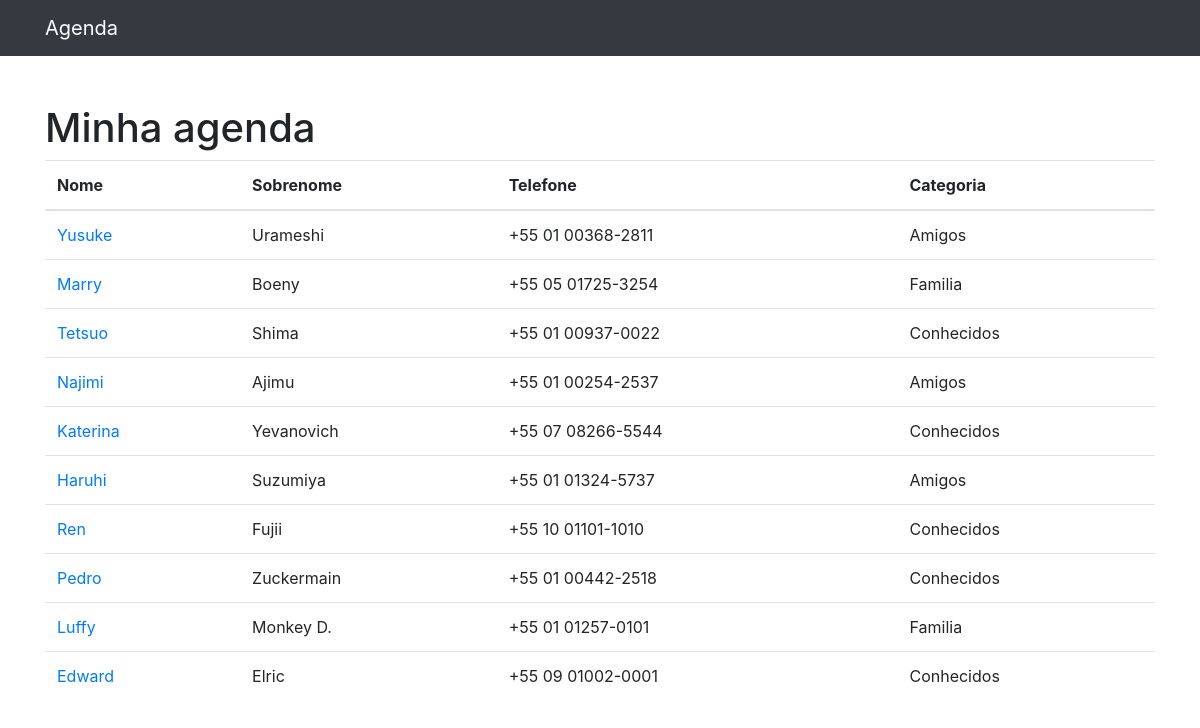
The page / on the database its author committed.
### contatos/models.py (models this page shows, shortened)
class Contato(models.Model):
    nome = models.CharField(max_length=255)
    sobrenome = models.CharField(max_length=255, blank=True)
    telefone = models.CharField(max_length=255)
    email = models.CharField(max_length=255, blank=True)
    data_criacao = models.DateTimeField(default=timezone.now)
    descricao = models.TextField(blank=True)
    categoria = models.ForeignKey(Categoria, on_delete=models.DO_NOTHING)
    mostrar = models.BooleanField(default=True)

class Categoria(models.Model):
    nome = models.CharField(max_length=255)
    def __str__(self):
        return self.nome

### contatos/views.py (the view)
# urls.py: path('', views.index, name='index'),
def index(request):
    contatos = Contato.objects.all()
    return render(request, 'contatos/index.html', {
        'contatos': contatos
    })

### contatos/templates/contatos/index.html (shortened to what this page needs)
{% extends 'base.html'%}
{%block conteudo%}
<h1 class="mt-5">Minha agenda</h1>
<table class="table">
  <thead>
    <tr>
      <th>Nome</th>
      <th>Sobrenome</th>
      <th>Telefone</th>
      <th>Categoria</th>
    </tr>
  </thead>
  <tbody>
    {% for contato in contatos %}
      {% if contato.mostrar %}
    <tr>
      <td>
        <a href="{% url 'ver_contato' contato.id %}">{{ contato.nome }}</a>
      </td>
      <td>{{ contato.sobrenome }}</td>
      <td>{{ contato.telefone }}</td>
      <td>{{ contato.categoria }}</td>
    </tr>
      {% endif %}
    {% endfor %}
  </tbody>
</table>
{%endblock%}

### templates/base.html (shortened to what this page needs)
{% load static %}
<!DOCTYPE html>
<html lang="pt">
<head>
  {% include 'parciais/_head.html' %}
</head>
<body>
  {% include 'parciais/_nav.html'%}
  <div class="container">
    <div class="row">
      <div class="col-lg-12">
        {%block conteudo%} {% endblock%}
      </div>
    </div>
  </div>
</body>
</html>

### templates/parciais/_head.html (shortened to what this page needs)
{% load static%}
  <link href="{% static 'vendor/bootstrap/css/bootstrap.min.css' %}" rel="stylesheet">

### templates/parciais/_nav.html (shortened to what this page needs)
<nav class="navbar navbar-expand-lg navbar-dark bg-dark static-top">
  <div class="container">
    <a class="navbar-brand" href="{% url 'index'%}">Agenda</a>
  </div>
</nav>

### rows shown on the page
Contato: nome "Yusuke", sobrenome "Urameshi", telefone "+55 01 00368-2811", categoria "Amigos"
Contato: nome "Marry", sobrenome "Boeny", telefone "+55 05 01725-3254", categoria "Familia"
Contato: nome "Tetsuo", sobrenome "Shima", telefone "+55 01 00937-0022", categoria "Conhecidos"
Contato: nome "Najimi", sobrenome "Ajimu", telefone "+55 01 00254-2537", categoria "Amigos"
Contato: nome "Katerina", sobrenome "Yevanovich", telefone "+55 07 08266-5544", categoria "Conhecidos"
Contato: nome "Haruhi", sobrenome "Suzumiya", telefone "+55 01 01324-5737", categoria "Amigos"
Contato: nome "Ren", sobrenome "Fujii", telefone "+55 10 01101-1010", categoria "Conhecidos"
Contato: nome "Pedro", sobrenome "Zuckermain", telefone "+55 01 00442-2518", categoria "Conhecidos"
Contato: nome "Luffy", sobrenome "Monkey D.", telefone "+55 01 01257-0101", categoria "Familia"
Contato: nome "Edward", sobrenome "Elric", telefone "+55 09 01002-0001", categoria "Conhecidos"
